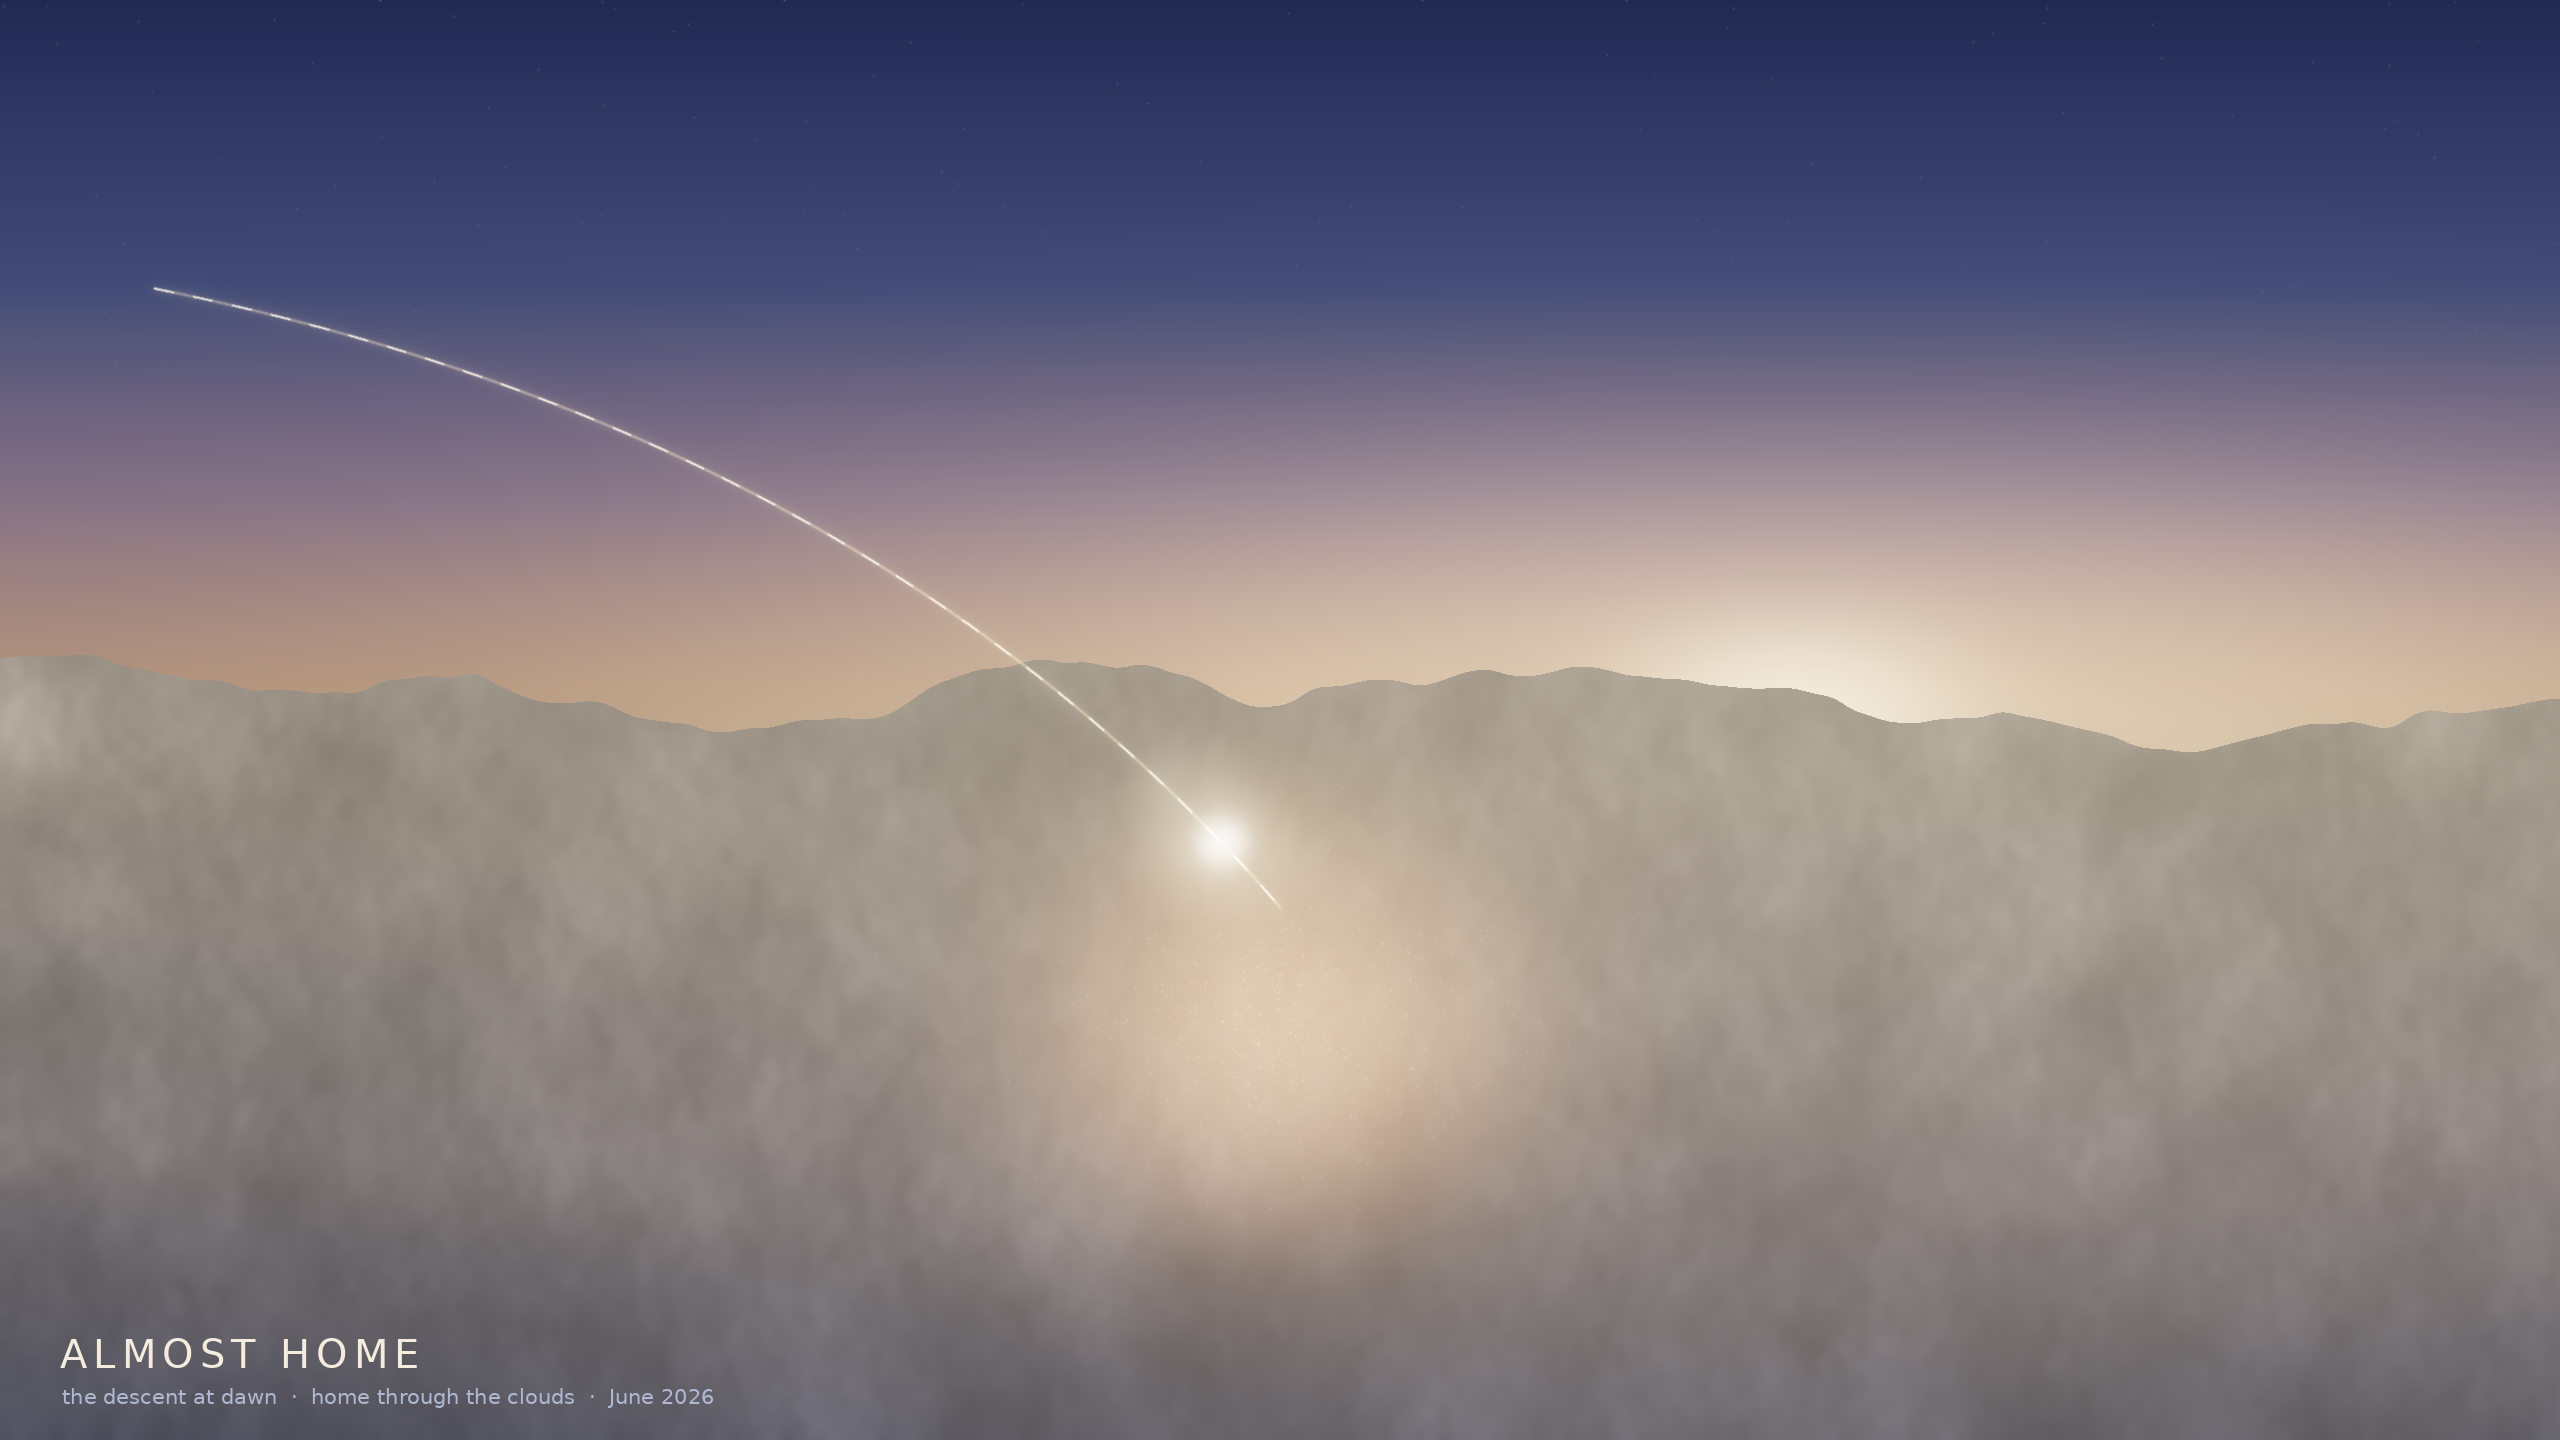

Write the Python code that produced this figure.
"""Almost Home — the descent at dawn: a sea of clouds lit warm by a low sun,
breaking open over the lights of home, with the flight path coming down to meet
it. A bookend to 'The Long Way Home'.
"""
import sys, numpy as np
from scipy.ndimage import gaussian_filter
import vista as V

W = int(sys.argv[1]) if len(sys.argv)>1 else 2560
H = int(sys.argv[2]) if len(sys.argv)>2 else 1440
seed = int(sys.argv[3]) if len(sys.argv)>3 else 4
outp = sys.argv[4] if len(sys.argv)>4 else "almost_home.png"
rng = np.random.default_rng(seed)
yy, xx, ny, nx = V.grid(H, W)
img = np.zeros((H, W, 3))

# ---- dawn sky ----
sky = V.lerp_color(np.clip(ny/0.58,0,1), [
    (0.00, ( 26, 34, 78)),    # deep blue top
    (0.34, ( 58, 70,128)),
    (0.60, (150,120,150)),    # mauve
    (0.82, (240,168,128)),    # rose-gold
    (1.00, (255,206,150)),    # warm at the cloud horizon
])
img[:] = sky
# low sun
sx, sy = 0.70*W, 0.50*H
img += np.exp(-(((xx-sx)/(0.36*W))**2 + ((yy-sy)/(0.16*H))**2))[...,None]*np.array([1.0,0.84,0.6])*0.7
img += np.exp(-(((xx-sx)/(0.06*W))**2 + ((yy-sy)/(0.06*H))**2))[...,None]*np.array([1.0,0.95,0.82])*0.9
img = V.add_stars(img, H, W, ny, 140, seed+1, ymax=0.34, amp=0.35)

# ---- cloud sea (bumpy top below a horizon, lit from the sun side) ----
cb = 0.55                                   # cloud-top baseline
gx = 0.50                                    # where home glows through
bump = V.fbm((1, W), 90, 4, seed+2)[0]*0.085 + V.fbm((1,W),240,3,seed+8)[0]*0.04
ct = cb - bump                               # bumpy cloud-top per column

dens = V.fbm((H,W), 48, 5, seed+3, gain=0.56)        # large soft billows
fine = V.fbm((H,W), 16, 3, seed+13, gain=0.5)
puff = gaussian_filter(np.clip(0.80*dens + 0.20*fine, 0, 1), 1.5)
puff = puff**1.15
inside = ny >= ct[None,:]
# shading: lit from the sun, creases in soft shadow
gy_, gx_ = np.gradient(gaussian_filter(puff, 4.0))
ldx, ldy = (sx/W-0.5), (sy/H-0.5)
nrm = (ldx**2+ldy**2)**0.5; ldx/=nrm; ldy/=nrm
shade = np.clip(0.72 - (gx_*ldx + gy_*ldy)*W*0.013, 0.18, 1.4)
cd = np.clip((ny-cb)/(1-cb),0,1)
cloud_warm = V.lerp_color(1-cd, [(0.0,(118,124,158)),(0.45,(214,198,202)),(1.0,(255,234,208))])
cloud = cloud_warm*(0.42 + 0.85*puff[...,None]*shade[...,None])*(1.0-0.18*cd[...,None])
cloud += np.exp(-(((xx-sx)/(0.5*W))**2))[...,None]*np.array([1.0,0.8,0.55])*0.18*inside[...,None]
cloud += (np.clip(puff-0.72,0,1)**2)[...,None]*np.array([1.0,0.9,0.72])*0.5
img = np.where(inside[...,None], cloud, img)

# ---- home glowing UP through a thin patch in the cloud (soft, no hard edges) ----
gpy = (cb+0.16)*H
patch = np.exp(-(((xx-gx*W)/(0.085*W))**2 + ((yy-gpy)/(0.13*H))**2))   # soft warm bloom
img += patch[...,None]*np.array([1.0,0.62,0.34])*0.9
# city lights twinkling through the thin spot (veiled by cloud -> soft)
nc = 520
cxs = gx*W + rng.standard_normal(nc)*0.05*W
cys = gpy + rng.standard_normal(nc)*0.05*H
clitb = np.zeros((H,W))
for i in range(nc):
    xi, yi = int(cxs[i]), int(cys[i])
    if 0<=xi<W and 0<=yi<H:
        clitb[yi,xi] += 0.4 + rng.random()*1.0
veil = np.exp(-(((xx-gx*W)/(0.075*W))**2 + ((yy-gpy)/(0.11*H))**2))   # only show within the patch
clit = (gaussian_filter(clitb,0.6) + 0.5*gaussian_filter(clitb,2.6)) * (0.35+0.65*veil)
img += clit[...,None]*np.array([1.0,0.76,0.44])*0.9

# ---- descending flight arc toward home ----
P0 = np.array([W*0.06, H*0.20]); ctrl = np.array([W*0.34, H*0.30])
P1 = np.array([gx*W, (cb+0.08)*H])
t = np.linspace(0,1,3000)[:,None]
arc = (1-t)**2*P0 + 2*(1-t)*t*ctrl + t**2*P1
ab = np.zeros((H,W)); dl = np.cumsum(np.r_[0,np.hypot(np.diff(arc[:,0]),np.diff(arc[:,1]))])
db = np.zeros((H,W))
for i in range(arc.shape[0]):
    x,y=arc[i]; xi,yi=int(round(x)),int(round(y))
    if 0<=xi<W and 0<=yi<H:
        ab[yi,xi]+=1.0
        if int(dl[i]/20)%2==0: db[yi,xi]+=1.0
img += (gaussian_filter(ab,1.0)+0.6*gaussian_filter(ab,4.0)+0.3*gaussian_filter(ab,11.0))[...,None]*np.array([1.0,0.86,0.55])*0.5
img += gaussian_filter(db,0.6)[...,None]*np.array([1.0,0.96,0.85])*0.85
pi = int(0.93*(arc.shape[0]-1)); px,py = arc[pi]
img += V.glow_point(yy,xx, px,py, 0.011*H, (1,1,1), 1.4)
img += V.glow_point(yy,xx, px,py, 0.03*H, (1.0,0.9,0.7), 0.6)

# ---- bloom + tone ----
bright = np.clip(img.max(axis=2)-0.55,0,1)
img += V.bloom(bright,[(0.015*H,0.08),(0.05*H,0.04)])[...,None]*np.array([1.0,0.9,0.72])
img = V.tonemap(img, k=1.15, gamma=0.93)
pim = V.to_pil(img)
V.caption(pim, H, "ALMOST HOME", "the descent at dawn  ·  home through the clouds  ·  June 2026")
pim.save(outp); print("saved", outp, pim.size)
